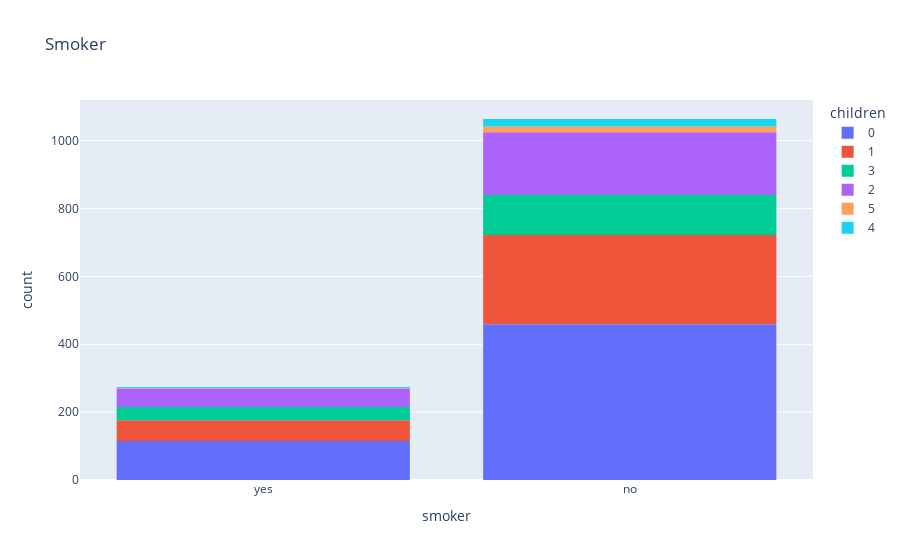

The notebook cell saved with this chart:
### Markdown cell above
**Аналіз region vs children**

### Code cell
px.histogram(medical_df, x='smoker', color='children', title='Smoker')

### Figure 1 — Plotly figure (JSON) as saved in the notebook; plotly's stock layout.template omitted (floating-point values rounded to 4 significant figures; data arrays with more than 128 entries replaced by an {"elided": "..."} marker saying what was removed)
{"data": [{"bingroup": "x", "hovertemplate": "children=0<br>smoker=%{x}<br>count=%{y}<extra></extra>", "legendgroup": "0", "marker": {"color": "#636efa", "pattern": {"shape": ""}}, "name": "0", "orientation": "v", "showlegend": true, "type": "histogram", "x": {"elided": "574 str values"}, "xaxis": "x", "yaxis": "y"}, {"bingroup": "x", "hovertemplate": "children=1<br>smoker=%{x}<br>count=%{y}<extra></extra>", "legendgroup": "1", "marker": {"color": "#EF553B", "pattern": {"shape": ""}}, "name": "1", "orientation": "v", "showlegend": true, "type": "histogram", "x": {"elided": "324 str values"}, "xaxis": "x", "yaxis": "y"}, {"bingroup": "x", "hovertemplate": "children=3<br>smoker=%{x}<br>count=%{y}<extra></extra>", "legendgroup": "3", "marker": {"color": "#00cc96", "pattern": {"shape": ""}}, "name": "3", "orientation": "v", "showlegend": true, "type": "histogram", "x": {"elided": "157 str values"}, "xaxis": "x", "yaxis": "y"}, {"bingroup": "x", "hovertemplate": "children=2<br>smoker=%{x}<br>count=%{y}<extra></extra>", "legendgroup": "2", "marker": {"color": "#ab63fa", "pattern": {"shape": ""}}, "name": "2", "orientation": "v", "showlegend": true, "type": "histogram", "x": {"elided": "240 str values"}, "xaxis": "x", "yaxis": "y"}, {"bingroup": "x", "hovertemplate": "children=5<br>smoker=%{x}<br>count=%{y}<extra></extra>", "legendgroup": "5", "marker": {"color": "#FFA15A", "pattern": {"shape": ""}}, "name": "5", "orientation": "v", "showlegend": true, "type": "histogram", "x": ["no", "no", "no", "no", "no", "no", "no", "no", "no", "no", "no", "no", "no", "yes", "no", "no", "no", "no"], "xaxis": "x", "yaxis": "y"}, {"bingroup": "x", "hovertemplate": "children=4<br>smoker=%{x}<br>count=%{y}<extra></extra>", "legendgroup": "4", "marker": {"color": "#19d3f3", "pattern": {"shape": ""}}, "name": "4", "orientation": "v", "showlegend": true, "type": "histogram", "x": ["no", "no", "no", "no", "no", "no", "no", "no", "no", "yes", "yes", "no", "no", "no", "no", "no", "no", "no", "no", "no", "no", "no", "no", "yes", "no"], "xaxis": "x", "yaxis": "y"}], "layout": {"barmode": "relative", "legend": {"title": {"text": "children"}, "tracegroupgap": 0}, "title": {"text": "Smoker"}, "xaxis": {"anchor": "y", "domain": [0, 1], "title": {"text": "smoker"}}, "yaxis": {"anchor": "x", "domain": [0, 1], "title": {"text": "count"}}}}
